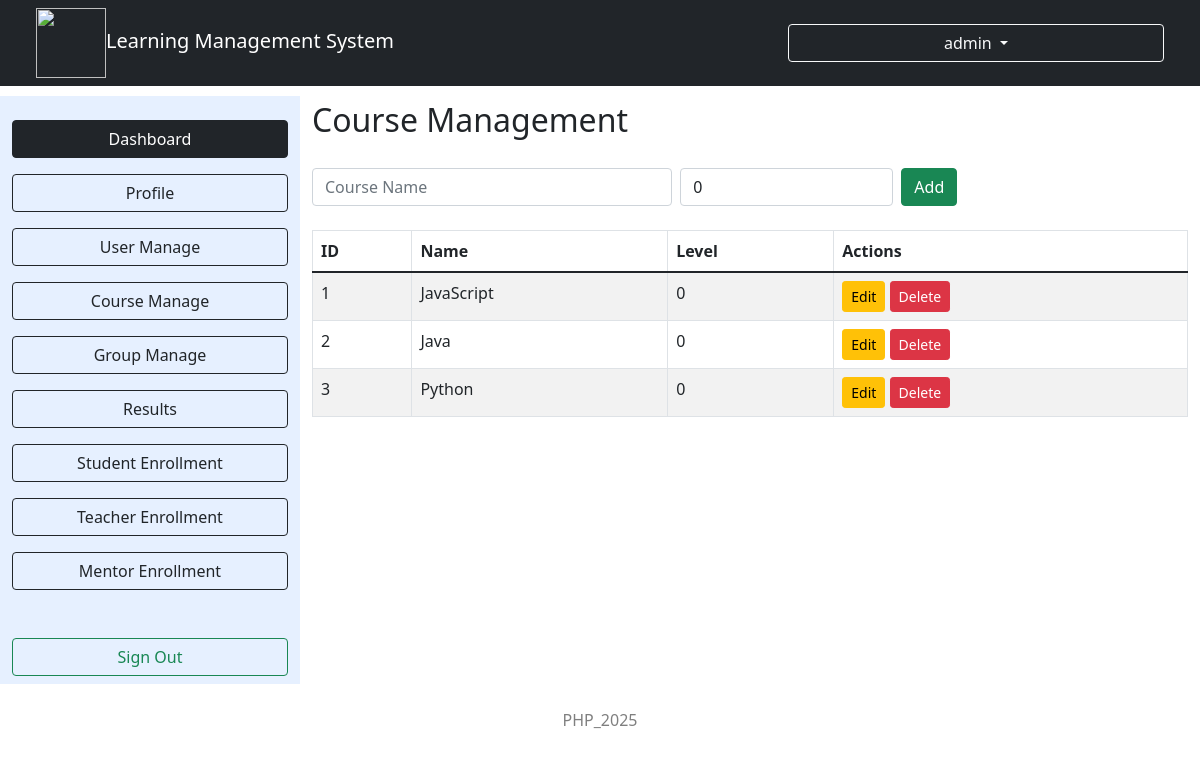
Page /Online_LMS/CourseManage.php (signed in) on the earlier database version.
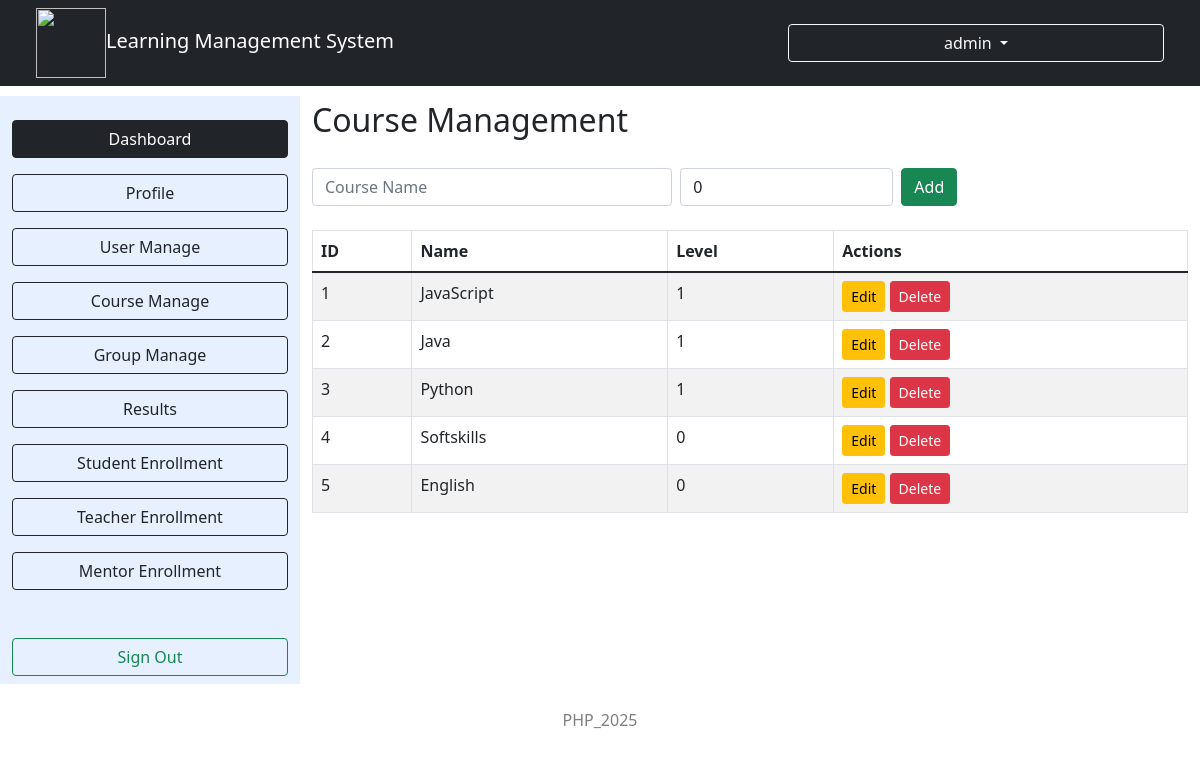
Same page on the later database version.
### tables this page shows
CREATE TABLE `course` (
  `id` INT NOT NULL AUTO_INCREMENT,
  `name` VARCHAR(100) NOT NULL,
  `level` INT NOT NULL,
  PRIMARY KEY (`id`)
);

### Online_LMS/CourseManage.php (the view, shortened to what this page needs)
<?php
$connection = new mysqli("localhost", "root", "", "online_lms");
$courses = $connection->query("SELECT * FROM course");
?>
<!DOCTYPE html>
<html lang="en">
<head>
    <link rel="stylesheet" href="bootstrap.css" />
    <link rel="stylesheet" href="style.css" />
</head>
<body>
    <div class="container-fluid">
        <div class="row">
            <nav class="navbar navbar-light navbar-expand-lg bg-dark fixed-top">
                <div class="container-fluid">
                    <div class="col-4">
                        <a href="#" class="navbar-brand text-white"><img src="system.png" class="icon2" />Learning Management System</a>
                    </div>
                    <div class="btn-group col-lg-4">
                        <button type="button" class="btn btn-outline-light dropdown-toggle" data-bs-toggle="dropdown" aria-haspopup="true" aria-expanded="false">
                            <label class="fs-6"><?php echo ($_SESSION["u"]) ?></label>
                        </button>
                    </div>
                </div>
            </nav>
            <div class="col-4 col-lg-3 mt-5">
                <div class="row bg-primary bg-opacity-10 mt-5">
                    <div class="col-12 mt-4">
                        <form action="AdminDash.php">
                            <button class="btn btn-outline-dark col-12 active" type="submit">Dashboard</button>
                        </form>
                    </div>
                    <div class="col-12 mt-3">
                        <form action="ProfileAdmin.php">
                            <button class="btn btn-outline-dark col-12" type="submit">Profile</button>
                        </form>
                    </div>
                    <div class="col-12 mt-3">
                        <form action="UserManage.php">
                            <button class="btn btn-outline-dark col-12" type="submit">User Manage</button>
                        </form>
                    </div>
                    <div class="col-12 mt-3">
                        <form action="CourseManage.php">
                            <button class="btn btn-outline-dark col-12" type="submit">Course Manage</button>
                        </form>
                    </div>
                    <div class="col-12 mt-3">
                        <form action="GroupManage.php">
                            <button class="btn btn-outline-dark col-12" type="submit">Group Manage</button>
                        </form>
                    </div>
                    <div class="col-12 mt-3">
                        <form action="ResultView.php">
                            <button class="btn btn-outline-dark col-12" type="submit">Results</button>
                        </form>
                    </div>
                    <div class="col-12 mt-3">
                        <form action="StudentEnrollment.php">
                            <button class="btn btn-outline-dark col-12" type="submit">Student Enrollment</button>
                        </form>
                    </div>
                    <div class="col-12 mt-3">
                        <form action="TeacherEnrollment.php">
                            <button class="btn btn-outline-dark col-12" type="submit">Teacher Enrollment</button>
                        </form>
                    </div>
                    <div class="col-12 mt-3">
                        <form action="AccademicEnrollment.php">
                            <button class="btn btn-outline-dark col-12" type="submit">Mentor Enrollment</button>
                        </form>
                    </div>
                    <div class="col-12 mt-5 mb-2">
                        <form action="SignOut.php">
                            <button class="btn btn-outline-success col-12" type="submit">Sign Out</button>
                        </form>
                    </div>
                </div>
            </div>
            <div class="col-8 col-lg-9 mt-5">
                <br><br>
                <div class="row">
                    <div class="">
                        <label class="fs-2">Course Management</label>
                    </div>
                    <div class="col-12 mt-4">
                        <form method="post" class="row g-2 align-items-end mb-4">
                            <div class="col-md-5">
                                <input type="text" name="name" id="course_name" class="form-control" placeholder="Course Name" required>
                            </div>
                            <div class="col-md-3">
                                <select name="level" id="course_level" class="form-control" required>
                                    <option value="0">0</option>
                                </select>
                            </div>
                            <div class="col-md-4 d-flex gap-2">
                                <button type="submit" name="add" class="btn btn-success" id="addBtn">Add</button>
                            </div>
                        </form>
                        <table class="table table-bordered table-striped">
                            <thead>
                                <tr>
                                    <th>ID</th>
                                    <th>Name</th>
                                    <th>Level</th>
                                    <th>Actions</th>
                                </tr>
                            </thead>
                            <tbody>
                                <?php while ($row = $courses->fetch_assoc()): ?>
                                    <tr>
                                        <td><?= $row['id'] ?></td>
                                        <td><?= htmlspecialchars($row['name']) ?></td>
                                        <td><?= $row['level'] ?></td>
                                        <td>
                                            <button class="btn btn-sm btn-warning" onclick="editCourse(<?= $row['id'] ?>, '<?= htmlspecialchars($row['name'], ENT_QUOTES) ?>', <?= $row['level'] ?>)">Edit</button>
                                            <a href="?delete=<?= $row['id'] ?>" class="btn btn-sm btn-danger" onclick="return confirm('Delete this course?')">Delete</a>
                                        </td>
                                    </tr>
                                <?php endwhile; ?>
                            </tbody>
                        </table>
                    </div>
                </div>
            </div>
        </div>
        <div class="col-12 text-center text-black-50 mt-4 mb-2">
            <label>PHP_2025</label>
        </div>
    </div>
</body>
</html>

### Online_LMS/style.css (style rules this page uses)
.icon2 { width: 70px; height: 70px; }

Differences in the rows shown:
changed course "JavaScript": level "0" → "1"
changed course "Java": level "0" → "1"
changed course "Python": level "0" → "1"
added course: id "4", name "Softskills", level "0"
added course: id "5", name "English", level "0"
